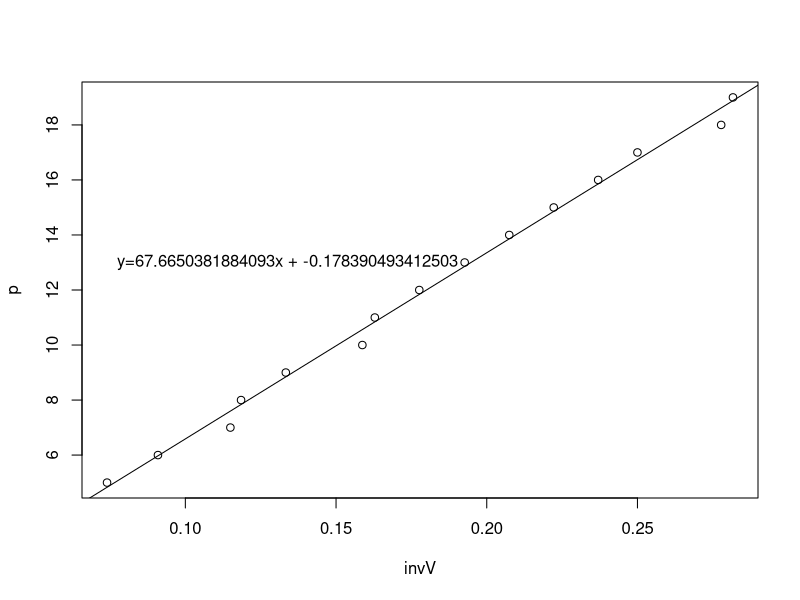

Generate this figure with R:
# datos
p=c(5, 	6,	7,	8,	9,	10,	11,	12,	13,	14,	15,	16,	17,	18,	19)
V=c(13.51,	11.00,	8.70,	8.44,	7.50,	6.30,	6.14,	5.63,	5.19,	4.82,	4.50,	4.22,	4.00,	3.60,	3.55)
invV=1/V
T = 305
R = 0.082

# dibujamos los datos
plot(invV,p) # invV es la X y p es la Y

# objeto que representa la linea de mejor ajuste
l1=lm(p~invV)
abline(l1) # añado el dibujo al plot.


# si la recta es y = ax + b
a = l1$coefficients[2] # la pendiente es el segundo coeficiente
b = l1$coefficients[1] # la ordenada en el origen el primer coeficiente
print(paste0("y=",a,"x + ",b))
text(invV[1],p[9],paste0("y=",a,"x + ",b),pos=4) # pone el texto en la gráfica

# resumen de l1
summary(l1)

# Valor de r
R2=summary(l1)$r.squared
print(paste0("El valor de R2 es: ",R2))

# cálculo del número de moles
# p = nRT / V  y se corresponde a = nRT, luego  n = a/ RT

n = a / (R*T)
print(paste0("El número de moles es: ",n))
